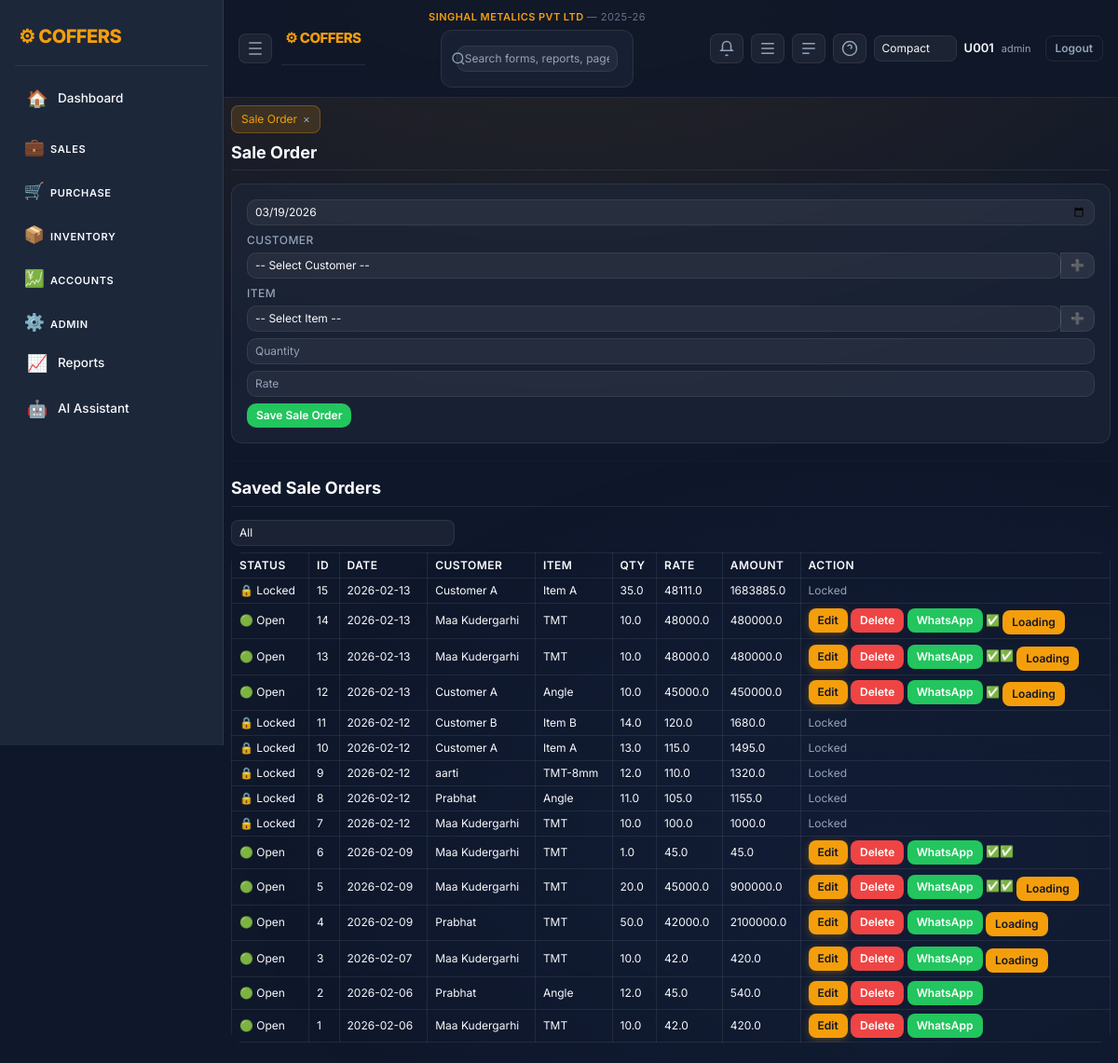
The page /sale (signed in) on the database its author committed.
### tables this page shows
CREATE TABLE company_mast(
          company_id INTEGER PRIMARY KEY AUTOINCREMENT,
          company_name TEXT,
          short_name TEXT,
          gstin TEXT,
          address TEXT,
          city TEXT,
          state TEXT
        , group_name TEXT, company_logo TEXT, app_logo TEXT);

CREATE TABLE financial_years(
          fy_id INTEGER PRIMARY KEY AUTOINCREMENT,
          company_id INTEGER,
          fy_name TEXT,
          start_date TEXT,
          end_date TEXT
        );

CREATE TABLE sale_orders(
 so_id INTEGER PRIMARY KEY AUTOINCREMENT,
 so_date TEXT,
 acc_id INTEGER,
 item_id INTEGER,
 child_item TEXT,
 qty REAL,
 rate REAL,
 supplied_qty REAL DEFAULT 0,
 amount REAL,
 user_code TEXT
, status TEXT DEFAULT 'OPEN', whatsapp_sent INTEGER DEFAULT 0, company_id INTEGER, division_id INTEGER, fy_id INTEGER);

CREATE TABLE acc_mast(
 acc_id INTEGER PRIMARY KEY AUTOINCREMENT,
 acc_name TEXT,
 acc_type TEXT
, mobile TEXT, pan TEXT, gstin TEXT, address TEXT, city TEXT, state TEXT, ledger_id INTEGER, print_name TEXT, parent_acc_id INTEGER, tds_section TEXT, tds_rate REAL);

CREATE TABLE item_mast(
 item_id INTEGER PRIMARY KEY AUTOINCREMENT,
 item_name TEXT
);

### app.py (the view, shortened to what this page needs)
@app.route("/sale",methods=["GET","POST"])
def sale():
    if "user" not in session:
        return redirect("/")
    con=db()
    try:
        schemes = con.execute("""
            SELECT name,start_date,end_date,min_qty,reward_text
            FROM sale_schemes
            WHERE start_date<=? AND end_date>=?
            ORDER BY min_qty
        """, (today(), today())).fetchall()
    except sqlite3.OperationalError:
        schemes = []
    customers=con.execute("""
        SELECT acc_id,acc_name,mobile,city,state
        FROM acc_mast
        WHERE acc_type='Customer'
        ORDER BY acc_name
    """).fetchall()
    items=con.execute("SELECT * FROM item_mast ORDER BY item_name").fetchall()
    rows=con.execute("""
    SELECT so_id,so_date,acc_name,item_name,qty,rate,amount,status,
           acc_mast.mobile,
           COALESCE(whatsapp_sent,0),
           (qty-COALESCE(supplied_qty,0)) AS balance
    FROM sale_orders
    JOIN acc_mast ON sale_orders.acc_id=acc_mast.acc_id
    JOIN item_mast ON sale_orders.item_id=item_mast.item_id
    ORDER BY so_id DESC
    """).fetchall()
    field_config = load_field_config(con, "sale_order")
    return render_template("sale_order.html",
        customers=customers,
        items=items,
        rows=rows,
        today=today(),
        schemes=schemes,
        field_config=field_config
    )

### app.py (called while the page is built)
def today():
    return date.today().isoformat()

def db():
    con = getattr(g, "_db", None)
    if con is None:
        con = sqlite3.connect(DB)
        con.row_factory = sqlite3.Row
        g._db = con
    return con

def field_attr(config, name, default_tabindex=None):
    cfg = config.get(name) if config else None
    attrs = []
    if cfg and cfg.get("required"):
        attrs.append("required")
        attrs.append('aria-required="true"')
    if cfg and cfg.get("tab_index") is not None:
        attrs.append(f'tabindex="{cfg["tab_index"]}"')
    elif default_tabindex is not None:
        attrs.append(f'tabindex="{default_tabindex}"')
    return " ".join(attrs)

def ensure_field_config_table(con):
    con.execute("""
        CREATE TABLE IF NOT EXISTS field_config(
          id INTEGER PRIMARY KEY AUTOINCREMENT,
          form_name TEXT,
          field_name TEXT,
          required INTEGER DEFAULT 0,
          tab_index INTEGER
        )
    """)
    try:
        con.execute("""
            CREATE UNIQUE INDEX IF NOT EXISTS idx_field_config_form_field
            ON field_config(form_name,field_name)
        """)
    except sqlite3.OperationalError:
        pass

def load_field_config(con, form_name:str):
    ensure_field_config_table(con)
    rows = con.execute("""
        SELECT field_name,required,tab_index
        FROM field_config
        WHERE form_name=?
    """, (form_name,)).fetchall()
    cfg = {}
    for r in rows:
        cfg[r["field_name"]] = {
            "required": bool(r["required"]),
            "tab_index": r["tab_index"],
        }
    return cfg

def ensure_company_context(con):
    ensure_company_core(con)
    row = con.execute("SELECT company_id,company_name FROM company_mast ORDER BY company_id LIMIT 1").fetchone()
    if row and "company_id" not in session:
        session["company_id"] = row["company_id"]
        session["company_name"] = row["company_name"]
    company_id = session.get("company_id")
    if company_id:
        fy = con.execute("""
            SELECT fy_id,fy_name,start_date,end_date
            FROM financial_years
            WHERE company_id=?
            ORDER BY start_date
        """, (company_id,)).fetchone()
        if fy:
            session.setdefault("fy_id", fy["fy_id"])
            session.setdefault("fy_name", fy["fy_name"])
            session.setdefault("fy_start", fy["start_date"])
            session.setdefault("fy_end", fy["end_date"])

### templates/sale_order.html (shortened to what this page needs)
{% extends "base.html" %}
{% block content %}
<h3>Sale Order</h3>
<form method="post">
<input type="date" name="date"
class="form-control mb-2"
value="{{ today }}" {{ field_attr(field_config, "date", 1) }}>
<label>Customer</label>
<div class="input-group mb-2">
<select name="acc_id" class="form-control" {{ field_attr(field_config, "acc_id", 2) }}>
<option value="">-- Select Customer --</option>
</select>
<button type="button"
class="btn btn-secondary"
onclick="openCustomer()">➕</button>
</div>
<label>Item</label>
<div class="input-group mb-2">
<select name="item_id" class="form-control" {{ field_attr(field_config, "item_id", 3) }}>
<option value="">-- Select Item --</option>
</select>
<button type="button"
class="btn btn-secondary"
onclick="openItem()">➕</button>
</div>
<input name="qty"
class="form-control mb-2"
placeholder="Quantity" {{ field_attr(field_config, "qty", 4) }}>
<input name="rate"
class="form-control mb-2"
placeholder="Rate" {{ field_attr(field_config, "rate", 5) }}>
<button class="btn btn-success">Save Sale Order</button>
</form>
<hr>
<h4>Saved Sale Orders</h4>
<div class="mb-2" style="max-width:240px">
  <select id="saleStatusFilter" class="form-select">
    <option value="ALL">All</option>
  </select>
</div>
<table class="table table-bordered">
<tr>
<th>Status</th>
<th>ID</th>
<th>Date</th>
<th>Customer</th>
<th>Item</th>
<th>Qty</th>
<th>Rate</th>
<th>Amount</th>
<th>Action</th>
</tr>
<tbody id="saleTableBody">
{% for r in rows %}
<tr data-status="{{ r[7] or 'OPEN' }}">
<td>
{% if r[7] == "LOCKED" %}
🔒 Locked
{% else %}
🟢 Open
{% endif %}
</td>
<td>{{r[0]}}</td>
<td>{{r[1]}}</td>
<td>{{r[2]}}</td>
<td>{{r[3]}}</td>
<td>{{r[4]}}</td>
<td>{{r[5]}}</td>
<td>{{r[6]}}</td>
<td>
{% if r[7] == "LOCKED" %}
<span class="text-muted">Locked</span>
{% else %}
  {% if session.role in ["admin","manager"] %}
  <a href="/sale_edit/{{r[0]}}" class="btn btn-primary btn-sm">Edit</a>
  <a href="/sale_delete/{{r[0]}}" class="btn btn-danger btn-sm">Delete</a>
  {% else %}
  <span class="text-muted">View Only</span>
  {% endif %}
  <a class="btn btn-success btn-sm" target="_blank" href="/so_whatsapp/{{ r[0] }}">WhatsApp</a>
  {% if r[7] == "ACCEPTED" %}
    <span title="Accepted">✅✅</span>
  {% elif r[7] == "DECLINED" %}
    <span title="Declined">❌</span>
  {% elif r[9] %}
    <span title="Sent for approval">✅</span>
  {% endif %}
  {% if r[10] > 0 %}
  <a href="/loading_from_so/{{ r[0] }}" class="btn btn-warning btn-sm mt-1">Loading</a>
  {% endif %}
{% endif %}
</td>
</tr>
{% endfor %}
</tbody>
</table>
{% endblock %}

### templates/base.html (shortened to what this page needs)
<!doctype html>
<html lang="en">
<head>
<link href="https://cdn.jsdelivr.net/npm/bootstrap@5.3.2/dist/css/bootstrap.min.css" rel="stylesheet">
<link href="/static/css/style.css" rel="stylesheet">
</head>
<body>
{% set logged_in = session.user is defined and session.user %}
{% if logged_in %}
  <div class="layout">
    <aside class="sidebar">
      <div class="brand">⚙ COFFERS</div>
      <nav class="menu">
        {% set path = request.path if request else '' %}
        <a href="/dashboard" class="menu-item {% if path.startswith('/dashboard') %}active{% endif %}" title="Dashboard"><span class="icon">🏠</span><span class="label">Dashboard</span></a>
        <div class="menu-group">
          <button class="menu-title collapsible" data-target="group-sales">
            <span class="icon">💼</span><span class="label">Sales</span>
          </button>
        </div>
        <div class="menu-group">
          <button class="menu-title collapsible" data-target="group-purchase">
            <span class="icon">🛒</span><span class="label">Purchase</span>
          </button>
        </div>
        <div class="menu-group">
          <button class="menu-title collapsible" data-target="group-inventory">
            <span class="icon">📦</span><span class="label">Inventory</span>
          </button>
        </div>
        <div class="menu-group">
          <button class="menu-title collapsible" data-target="group-accounts">
            <span class="icon">💹</span><span class="label">Accounts</span>
          </button>
        </div>
        <div class="menu-group">
          <button class="menu-title collapsible" data-target="group-admin">
            <span class="icon">⚙️</span><span class="label">Admin</span>
          </button>
        </div>
        <a href="/control_report" class="menu-item {% if path.startswith('/control_report') %}active{% endif %}" title="Reports"><span class="icon">📈</span><span class="label">Reports</span></a>
        <a href="/ai" class="menu-item {% if path.startswith('/ai') %}active{% endif %}" title="AI Assistant"><span class="icon">🤖</span><span class="label">AI Assistant</span></a>
      </nav>
    </aside>
    <main class="main">
      <header class="topbar">
        <div class="top-left">
          <button class="icon-btn" id="collapseBtn" title="Collapse Sidebar">
            <svg xmlns="http://www.w3.org/2000/svg" width="18" height="18" viewBox="0 0 24 24" fill="none" stroke="currentColor" stroke-width="2"><path d="M3 4h18M3 12h18M3 20h18"/></svg>
          </button>
          <div class="brand" style="font-size:15px">⚙ COFFERS</div>
        </div>
        <div class="top-center">
          <div style="font-size:11px;color:#f59e0b;font-weight:600;letter-spacing:0.04em;margin-bottom:3px">
            {{ session.company_name or 'Company not set' }}
            {% if session.fy_name %}<span style="color:#64748b;font-weight:400"> &mdash; {{ session.fy_name }}</span>{% endif %}
          </div>
          <form class="search-wrap" method="get" action="/search">
            <svg class="search-icon" xmlns="http://www.w3.org/2000/svg" width="16" height="16" viewBox="0 0 24 24" fill="none" stroke="currentColor" stroke-width="2"><circle cx="11" cy="11" r="8"/><path d="m21 21-4.3-4.3"/></svg>
            <input class="search" name="q" placeholder="Search forms, reports, pages…" value="{{ request.args.get('q','') if request else '' }}">
          </form>
        </div>
        <div class="top-right">
          <a href="/notifications" class="icon-btn" id="notifBtn" title="Notifications">
            <svg xmlns="http://www.w3.org/2000/svg" width="18" height="18" viewBox="0 0 24 24" fill="none" stroke="currentColor" stroke-width="2"><path d="M6 8a6 6 0 1 1 12 0v5l2 2H4l2-2Z"/><path d="M13.73 21a2 2 0 0 1-3.46 0"/></svg>
          </a>
          <button class="icon-btn" id="rightToggle" title="AI Pane">
            <svg xmlns="http://www.w3.org/2000/svg" width="18" height="18" viewBox="0 0 24 24" fill="none" stroke="currentColor" stroke-width="2"><path d="M3 5h18M3 12h18M3 19h18"/></svg>
          </button>
          <button class="icon-btn" id="bottomToggle" title="Console">
            <svg xmlns="http://www.w3.org/2000/svg" width="18" height="18" viewBox="0 0 24 24" fill="none" stroke="currentColor" stroke-width="2"><path d="M3 5h18M3 12h18M3 19h10"/></svg>
          </button>
          <div class="dropdown">
            <button class="icon-btn" id="helpBtn">
              <svg xmlns="http://www.w3.org/2000/svg" width="18" height="18" viewBox="0 0 24 24" fill="none" stroke="currentColor" stroke-width="2"><circle cx="12" cy="12" r="10"/><path d="M9.09 9a3 3 0 0 1 5.83 1c0 1.5-1 2-2 2"/><path d="M12 17h.01"/></svg>
            </button>
          </div>
          <select id="densitySelect" class="form-select form-select-sm" style="max-width:120px">
            <option value="compact" {% if session.default_density=='compact' %}selected{% endif %}>Compact</option>
          </select>
          <div class="user">
            <span class="user-name">{{session.user or ''}}</span>
            <span class="user-role">{{session.role or ''}}</span>
            <a href="/logout" class="btn btn-sm btn-outline-light ms-2">Logout</a>
          </div>
        </div>
      </header>
      <section class="content">
        <div id="tabsBar" class="tabs"></div>
{% endif %}
        {% block content %}{% endblock %}
{% if logged_in %}
      </section>
    </main>
  </div>
{% endif %}
</body>
</html>

### rows shown on the page
company_mast: company_name "SINGHAL METALICS PVT LTD"
financial_years: fy_name "2025-26"
sale_orders: status "🔒 Locked", so_id "15", so_date "2026-02-13", acc_name "Customer A", item_name "Item A", qty "35.0", rate "48111.0", amount "1683885.0"
sale_orders: status "🟢 Open", so_id "14", so_date "2026-02-13", acc_name "Maa Kudergarhi", item_name "TMT", qty "10.0", rate "48000.0", amount "480000.0"
sale_orders: status "🟢 Open", so_id "13", so_date "2026-02-13", acc_name "Maa Kudergarhi", item_name "TMT", qty "10.0", rate "48000.0", amount "480000.0"
sale_orders: status "🟢 Open", so_id "12", so_date "2026-02-13", acc_name "Customer A", item_name "Angle", qty "10.0", rate "45000.0", amount "450000.0"
sale_orders: status "🔒 Locked", so_id "11", so_date "2026-02-12", acc_name "Customer B", item_name "Item B", qty "14.0", rate "120.0", amount "1680.0"
sale_orders: status "🔒 Locked", so_id "10", so_date "2026-02-12", acc_name "Customer A", item_name "Item A", qty "13.0", rate "115.0", amount "1495.0"
sale_orders: status "🔒 Locked", so_id "9", so_date "2026-02-12", acc_name "aarti", item_name "TMT-8mm", qty "12.0", rate "110.0", amount "1320.0"
sale_orders: status "🔒 Locked", so_id "8", so_date "2026-02-12", acc_name "Prabhat", item_name "Angle", qty "11.0", rate "105.0", amount "1155.0"
sale_orders: status "🔒 Locked", so_id "7", so_date "2026-02-12", acc_name "Maa Kudergarhi", item_name "TMT", qty "10.0", rate "100.0", amount "1000.0"
sale_orders: status "🟢 Open", so_id "6", so_date "2026-02-09", acc_name "Maa Kudergarhi", item_name "TMT", qty "1.0", rate "45.0", amount "45.0"
sale_orders: status "🟢 Open", so_id "5", so_date "2026-02-09", acc_name "Maa Kudergarhi", item_name "TMT", qty "20.0", rate "45000.0", amount "900000.0"
sale_orders: status "🟢 Open", so_id "4", so_date "2026-02-09", acc_name "Prabhat", item_name "TMT", qty "50.0", rate "42000.0", amount "2100000.0"
sale_orders: status "🟢 Open", so_id "3", so_date "2026-02-07", acc_name "Maa Kudergarhi", item_name "TMT", qty "10.0", rate "42.0", amount "420.0"
sale_orders: status "🟢 Open", so_id "2", so_date "2026-02-06", acc_name "Prabhat", item_name "Angle", qty "12.0", rate "45.0", amount "540.0"
sale_orders: status "🟢 Open", so_id "1", so_date "2026-02-06", acc_name "Maa Kudergarhi", item_name "TMT", qty "10.0", rate "42.0", amount "420.0"

### other values the page prints
{{ session.user or '' }} "U001"
{{ session.role or '' }} "admin"
